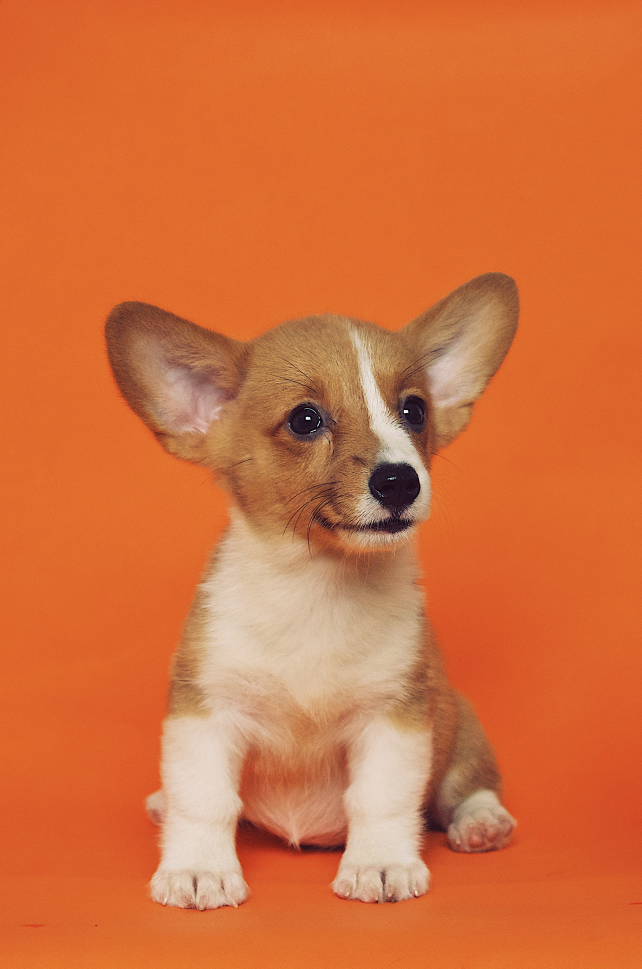
#> input picture OpenCV/dev/OpenCV/Photos/dog1.jpg, 2568 x 3876 px, found by its file name (shown at 1/4 size)
$ python transformation.py
#> lines starting #> are read from the running program, lines starting #| are printed output that depends on the picture
import cv2 as cv
import numpy as np

def rescaleFrame(frame, scale=0.25):
    width = int(frame.shape[1] * scale)
    height = int(frame.shape[0] * scale)

    dimensions = (width, height)

    return cv.resize(frame, dimensions, interpolation=cv.INTER_AREA)

img = cv.imread('OpenCV/dev/OpenCV/Photos/dog1.jpg')
#> img is the input picture: shape (3876, 2568, 3); mean B, G, R 61.6, 111.9, 210.9

cv.imshow('Dog', rescaleFrame(img))

# Translation
def translate(img, x, y):
#> called with x = 100, y = 100
    transMat = np.float32([[1,0,x], [0,1,y]])
    dimensions = (img.shape[1], img.shape[0])
#> dimensions = (2568, 3876)
    return cv.warpAffine(img, transMat, dimensions)
#> returned value: shape (3876, 2568, 3)

# -x -> Left
# -y -> Up
# x -> Right
# y -> Down

# translate image 100 pixels moving right, 100 pixels down
translated = translate(img, 100, 100)
cv.imshow('Translated', rescaleFrame(translated))
#> call 2 of rescaleFrame, with scale = 0.25
#> in rescaleFrame (call 2), `return cv.resize(frame, dimensions, interpolation=cv.INTER_AREA)`:
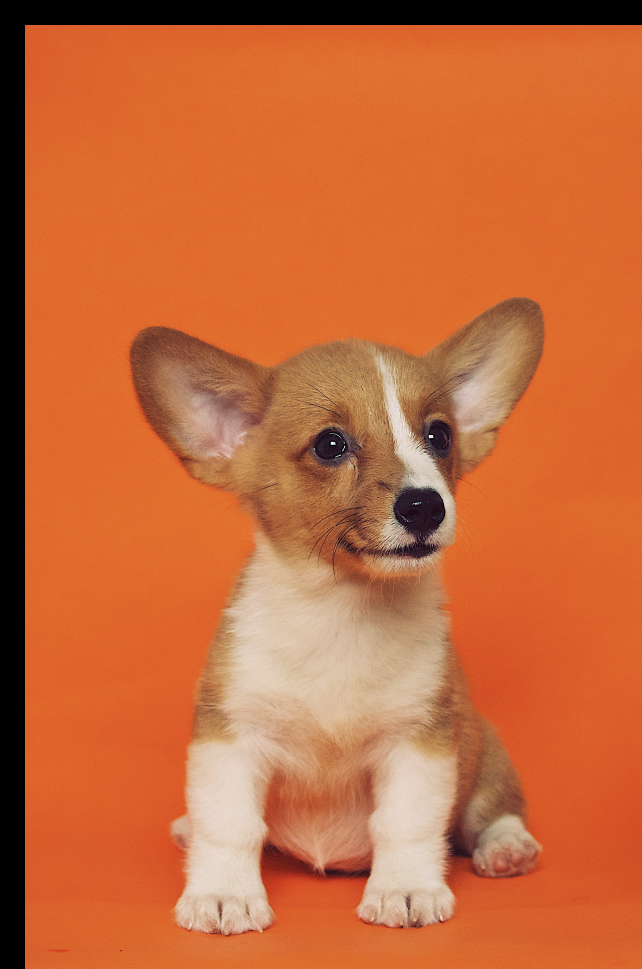
#> returned value: shape (969, 642, 3); mean of channels 0, 1, 2 58.8, 105.3, 196.8; drawn as B, G, R


# Rotation
def rotating(img, angle, rotation_point = None):
#> called with angle = 45
    (height, width) = img.shape[:2]
#> height = 3876; width = 2568
    if rotation_point is None:
        rotation_point = (width//2, height//2)
#> rotation_point = (1284, 1938)

    rotMat = cv.getRotationMatrix2D(rotation_point, angle, 1.0)
    dimensions = (width, height)
#> dimensions = (2568, 3876)

    return cv.warpAffine(img, rotMat, dimensions)
#> returned value: shape (3876, 2568, 3)

# Counterclockwise rotating 45 degree
# if you want to change to clockwise, change to negative value
rotated_image = rotating(img, 45)
cv.imshow('Rotated', rescaleFrame(rotated_image))
#> call 3 of rescaleFrame, with scale = 0.25
#> in rescaleFrame (call 3), `return cv.resize(frame, dimensions, interpolation=cv.INTER_AREA)`:
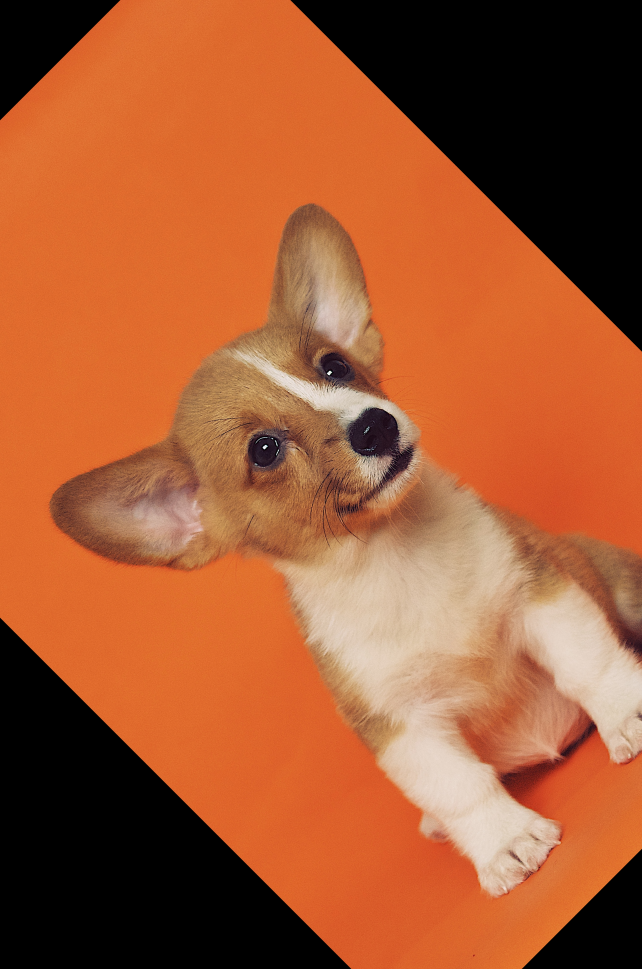
#> returned value: shape (969, 642, 3); mean of channels 0, 1, 2 51.1, 89.3, 162.6; drawn as B, G, R

rotated_rotated = rotating(rotated_image, -45)
cv.imshow('Rotated_rotated', rescaleFrame(rotated_rotated))
#> call 4 of rescaleFrame, with scale = 0.25
#> in rescaleFrame (call 4), `return cv.resize(frame, dimensions, interpolation=cv.INTER_AREA)`:
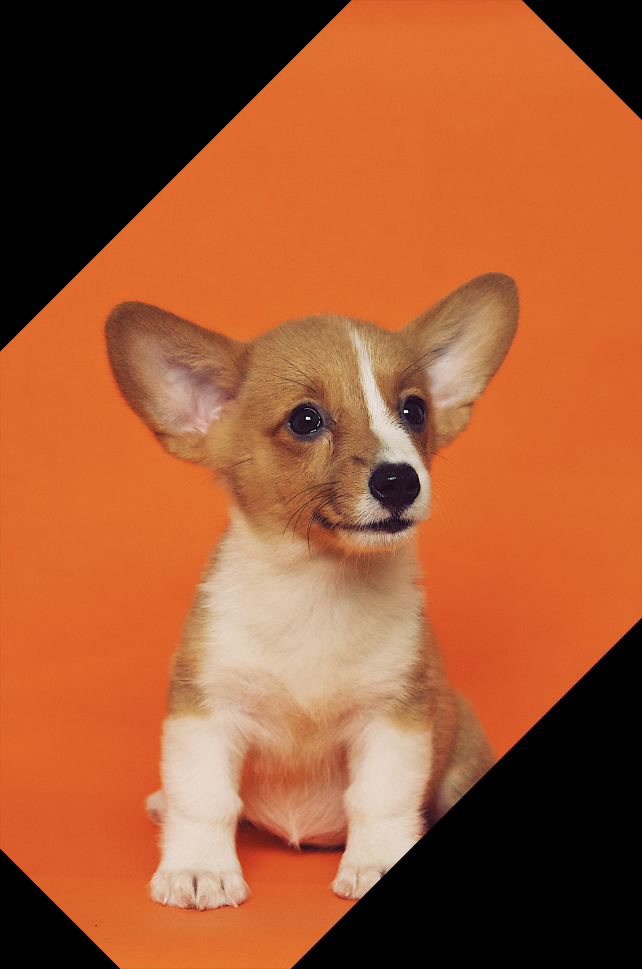
#> returned value: shape (969, 642, 3); mean of channels 0, 1, 2 51.1, 89.3, 162.5; drawn as B, G, R

# Resizing
resized = cv.resize(img, (500,500), interpolation=cv.INTER_CUBIC)
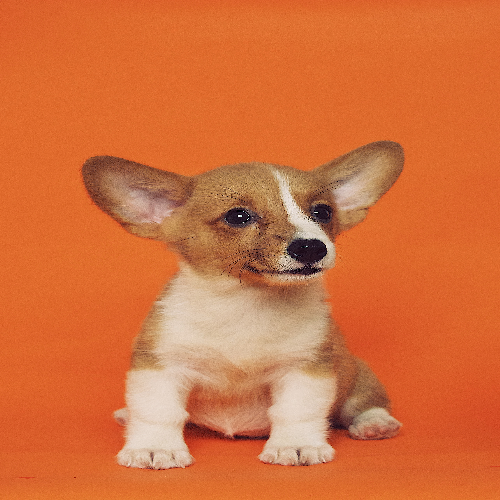
#> resized: shape (500, 500, 3); mean B, G, R 61.6, 111.9, 210.9
cv.imshow('Resized', resized)

# Flip
# flipcode can be -1 = vertical flip, 1 = horizontal flip, 0 = vertical flip
fliped = cv.flip(img, 0)
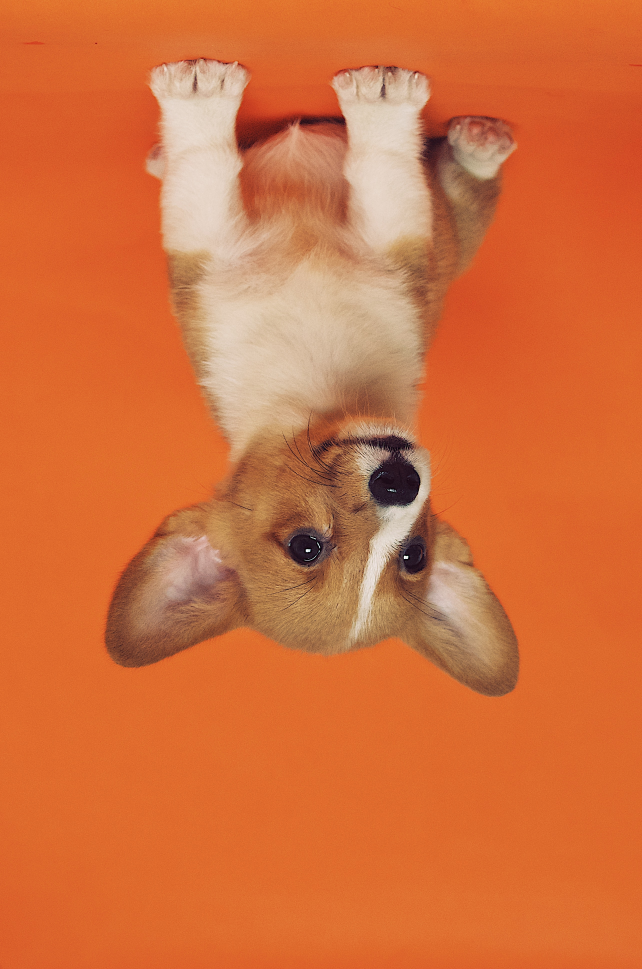
#> fliped: shape (3876, 2568, 3) (shown at 1/4 size); mean B, G, R 61.6, 111.9, 210.9
cv.imshow('Fliped', rescaleFrame(fliped))
#> in rescaleFrame (call 5), `return cv.resize(frame, dimensions, interpolation=cv.INTER_AREA)`:
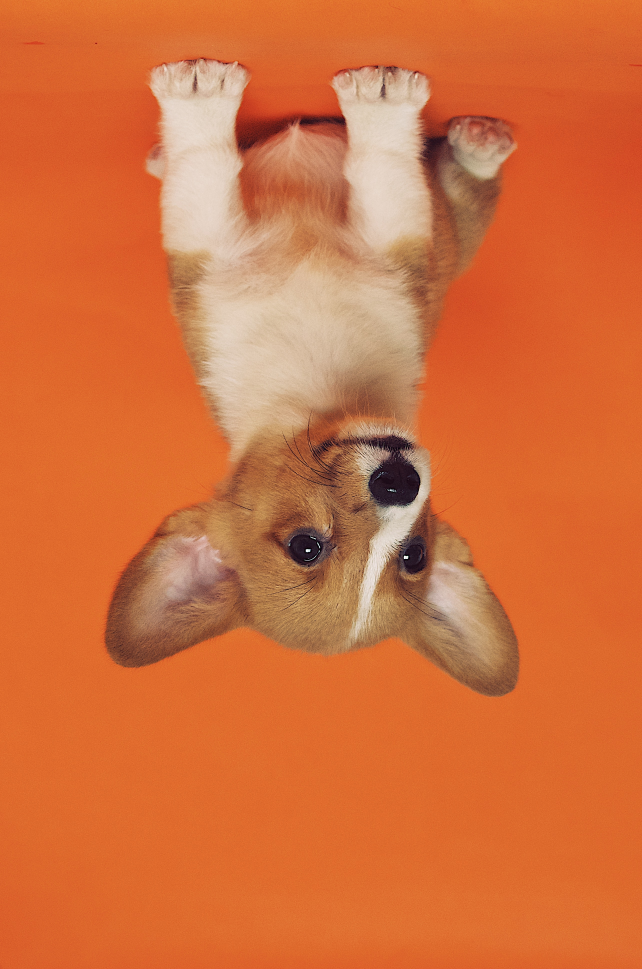
#> returned value: shape (969, 642, 3); mean of channels 0, 1, 2 61.6, 111.9, 210.9; drawn as B, G, R

# Cropping
cropped = img[200:400, 300:400]
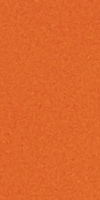
#> cropped: shape (200, 100, 3); mean B, G, R 44.2, 102.8, 221.7
cv.imshow('Cropped', cropped)

cv.waitKey(0)

$ run again, with OpenCV/dev/OpenCV/Photos/dog3.jpg copied over OpenCV/dev/OpenCV/Photos/dog1.jpg
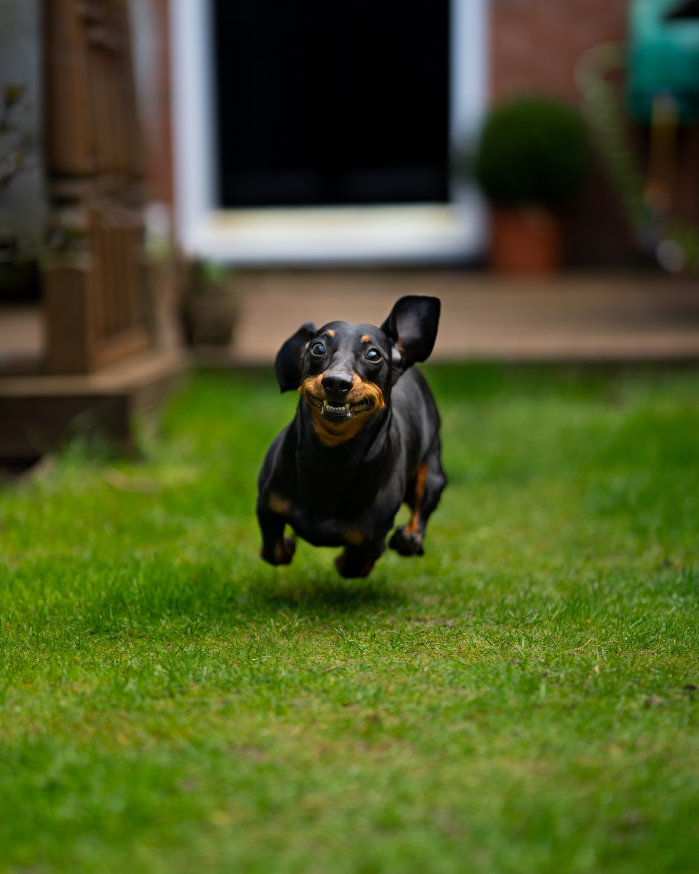
#> input picture OpenCV/dev/OpenCV/Photos/dog3.jpg, 3495 x 4369 px, found by its file name (shown at 1/5 size)
#> img is the input picture: shape (4369, 3495, 3); mean B, G, R 37.9, 88.9, 77.7
#> in rescaleFrame (call 5), `return cv.resize(frame, dimensions, interpolation=cv.INTER_AREA)`:
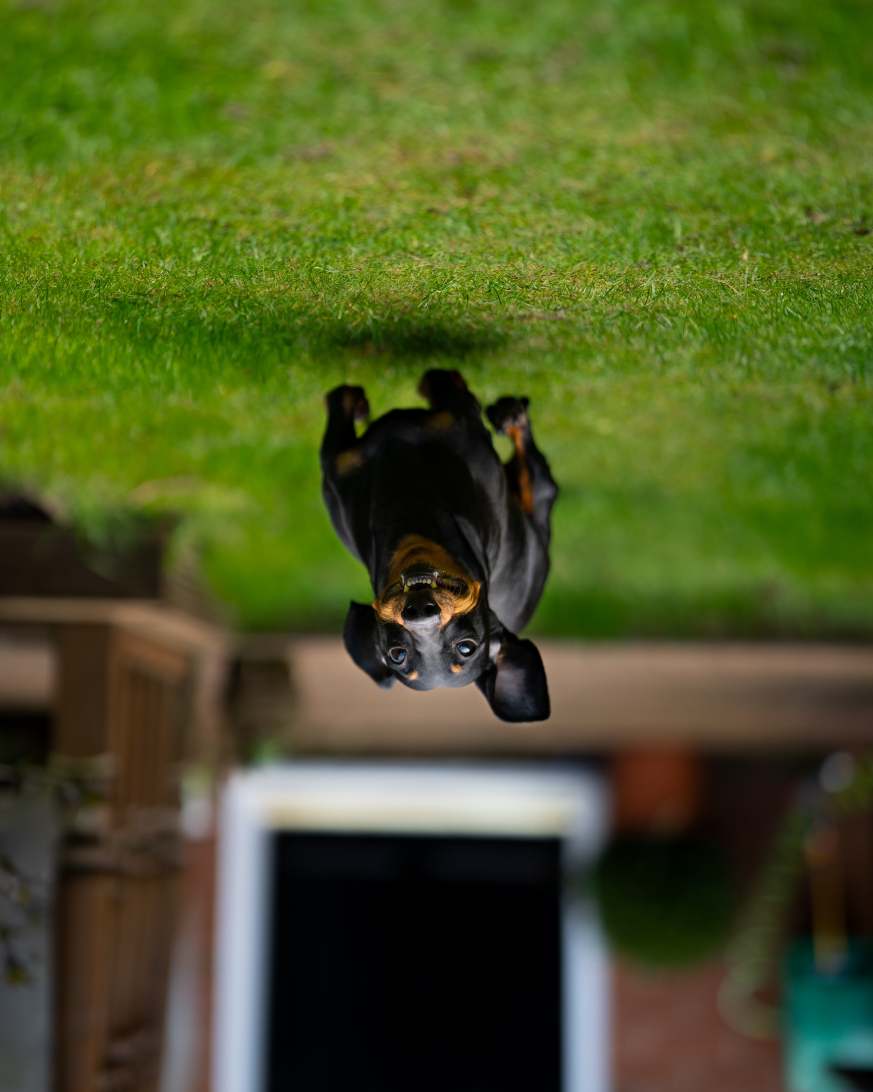
#> returned value: shape (1092, 873, 3); mean of channels 0, 1, 2 37.9, 88.9, 77.7; drawn as B, G, R
#> `cropped = img[200:400, 300:400]`:
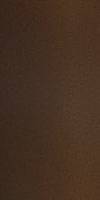
#> cropped: shape (200, 100, 3); mean B, G, R 33.9, 48.9, 70.3

$ run again, with OpenCV/dev/OpenCV/Photos/dog4.jpg copied over OpenCV/dev/OpenCV/Photos/dog1.jpg
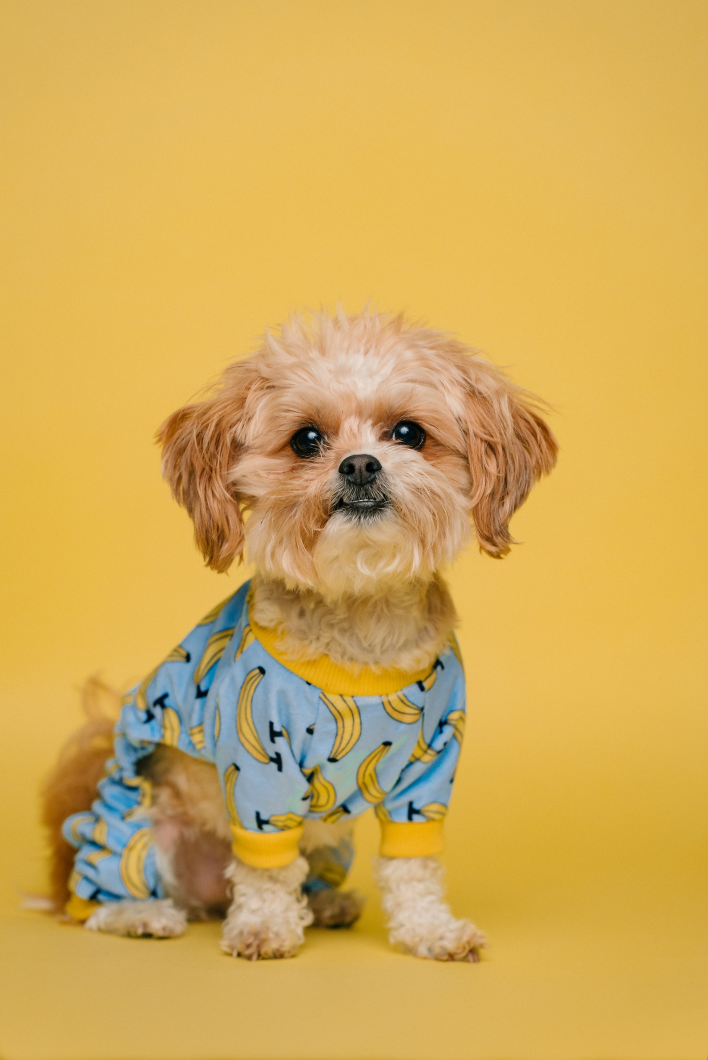
#> input picture OpenCV/dev/OpenCV/Photos/dog4.jpg, 2832 x 4240 px, found by its file name (shown at 1/4 size)
#> img is the input picture: shape (4240, 2832, 3); mean B, G, R 87.5, 170.9, 209.5
#> `cropped = img[200:400, 300:400]`:
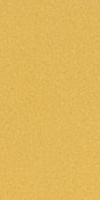
#> cropped: shape (200, 100, 3); mean B, G, R 91.1, 183.3, 224.8
